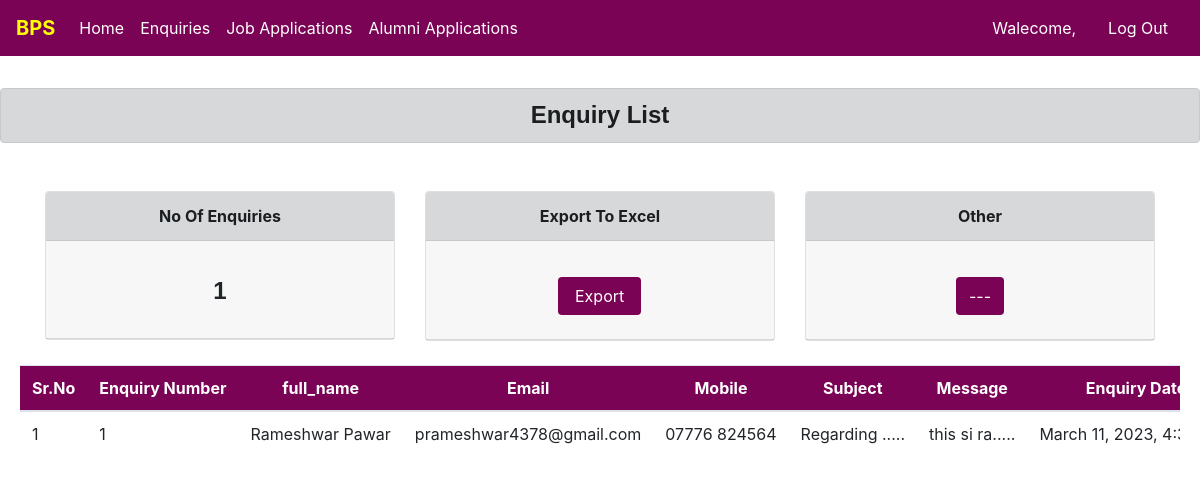
Page /enquiry_list/ on the committed database.
### BPSApp/models.py (models this page shows)
class DB_Enqueries(models.Model):
    full_name=models.CharField(max_length=100, null=True)
    email=models.EmailField(max_length=254, null=True)
    mobile=models.CharField( max_length=250, null=True)
    subject=models.CharField(max_length=500, null=True)
    message=models.TextField(null=True)
    enquiry_date=models.DateTimeField(auto_now=True, auto_now_add=False,null=True, blank=True )
    solved_or_not=models.CharField(max_length=100, null=True, blank=True, choices=ENQUIRY_SOLVED_OR_NOT)
    solution_description=models.TextField(null=True, blank=True)
    solution_date=models.DateField(auto_now=False, auto_now_add=False, null=True, blank=True)

### BPSApp/views.py (the view)
# urls.py: path('enquiry_list/', views.enquiry_list, name="enquiry_list"),
def enquiry_list(request):
    rec=DB_Enqueries.objects.order_by('-id')
    count=rec.count()
    data={'rec':rec,'count':count}
    return render(request,"admin_panel/enquiry_list.html",data)

### BPSApp/templates/admin_panel/enquiry_list.html (shortened to what this page needs)
{% extends 'admin_panel/admin_base.html' %}
{% block Home %}
<br>
    <h4 class="text-center alert alert-dark mt-2"><b> Enquiry List </b></h4>
<br>
    <div class="container">
      <div class="row ">
        <div class="col-sm-4 mt-2"  data-aos="zoom-in" data-aos-delay="400" data-aos-duration="1000">
          <div class="card text-center">
              <div class="card-header alert-dark">
              <b>No Of Enquiries</b>
              </div>
              <div class="card-header  py-4">
       <h4 class='text-center'><b>{{count}}</b> </h4>
              </div>
          </div>
      </div>
      <div class="col-sm-4 mt-2"  data-aos="zoom-in" data-aos-delay="400" data-aos-duration="1000">
        <div class="card text-center">
            <div class="card-header alert-dark">
            <b>Export To Excel</b>
            </div>
            <div class="card-header  py-4">
             <a href="{% url 'export_enquiry' %}" class="btn btnbg px-3"  data-aos="flip-up" data-aos-delay="600" data-aos-duration="1000" class="btn btn-success" data-toggle="modal" data-target="#modelExportData">Export</a>
            </div>
        </div>
      </div>
<div class="col-sm-4 mt-2"  data-aos="zoom-in" data-aos-delay="400" data-aos-duration="1000">
  <div class="card text-center">
      <div class="card-header alert-dark">
      <b>Other</b>
      </div>
      <div class="card-header  py-4">
       <a href="" class="btn btnbg"  data-aos="flip-up" data-aos-delay="600" data-aos-duration="1000" class="btn btn-success">---</a>
      </div>
  </div>
</div>
 </div>
    </div>
<br>
    <div class="table_scroll" >
    <table class="table table-hover" >
        {% if rec %}
              <thead>
                <tr style="background-color: rgb(3, 74, 116);">
                  <th scope="col" class="text-center text-white" style="">Sr.No</th>
                  <th scope="col" class="text-center text-white">Enquiry Number</th>
                  <th scope="col" class="text-center text-white">full_name</th>
                  <th scope="col" class="text-center text-white">Email</th>
                  <th scope="col" class="text-center text-white">Mobile</th>
                  <th scope="col" class="text-center text-white">Subject</th>
                  <th scope="col" class="text-center text-white">Message</th>
                  <th scope="col" class="text-center text-white">Enquiry Date</th>
                </tr>
              </thead>
              <tbody>
              {% for r in rec %}
                <tr class="text-left">
                  <td>{{forloop.counter}}</td>
                  <td>{{r.id}}</td>
                  <td>{{r.full_name}}</td>
                  <td>{{r.email}}</td>
                  <td>{{r.mobile}}</td>
                  <td>{{r.subject|slice:10}}.....</td>
                  <td>{{r.message|slice:10}}.....</td>
                  <td>{{r.enquiry_date}}</td>
              </tr>
              {% endfor %}
        </tbody>
      </table>
    </div>
      {% else %}
      <center><h5>No Record Found</h5></center>
      {% endif %}
{% endblock Home %}

### rows in the picture
DB_Enqueries: id "1", full_name "Rameshwar Pawar", email "prameshwar4378@gmail.com", mobile "07776 824564", subject "Regarding", message "this si ra", enquiry_date "March 11, 2023,…"

### other values in the picture
{{ count }} "1"
